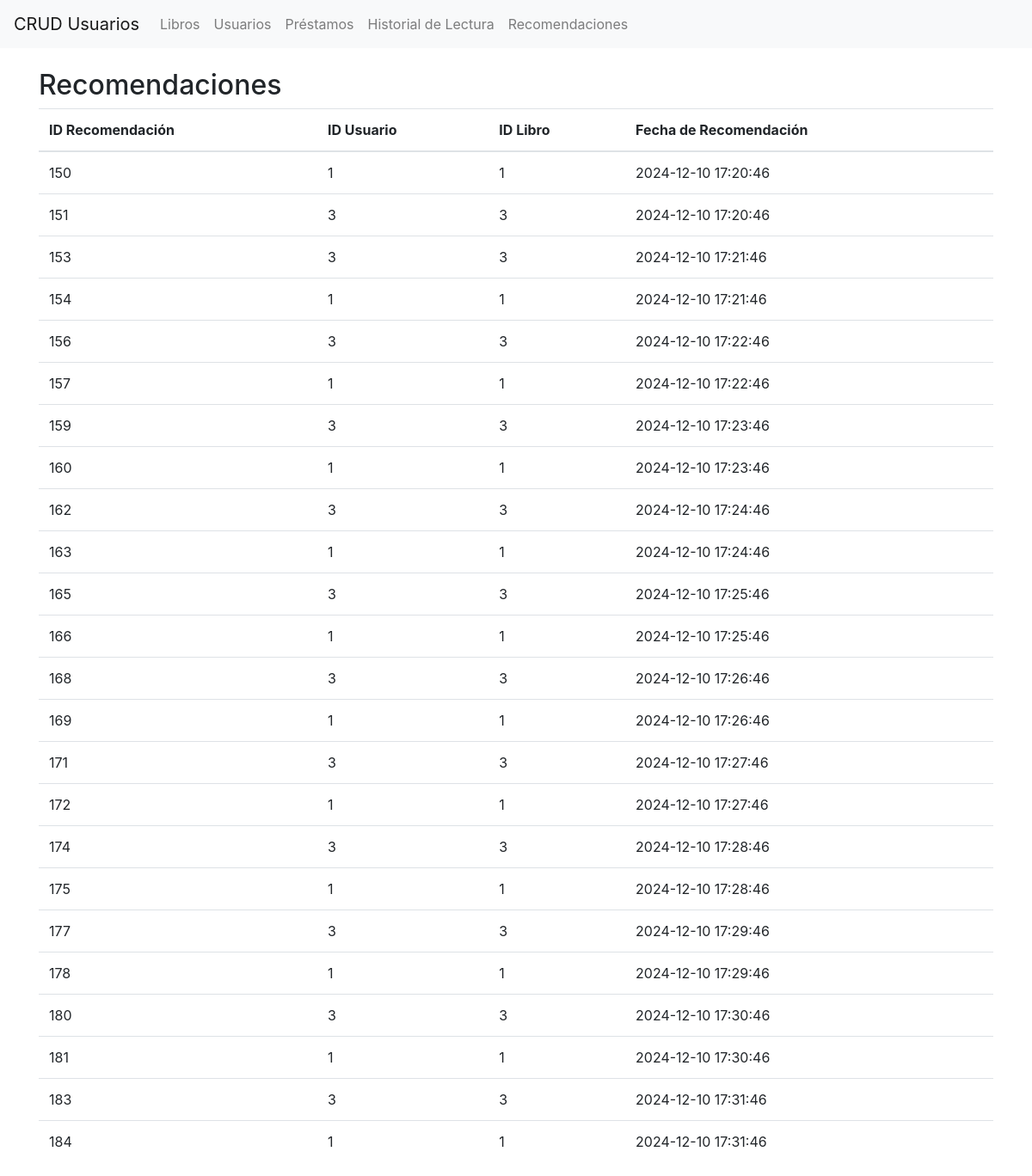
/recomendaciones.php, run on the app's committed database.
### tables this page shows
CREATE TABLE `recomendaciones` (
  `recomendacion_id` int(11) NOT NULL,
  `usuario_id` int(11) DEFAULT NULL,
  `libro_id` int(11) DEFAULT NULL,
  `fecha_recomendacion` datetime DEFAULT current_timestamp()
);

### recomendaciones.php (the view, shortened to what this page needs)
<?php
include($_SERVER['DOCUMENT_ROOT'] . '/mibiblioteca/include/db.php');
try {
    $stmt = $pdo->query("SELECT * FROM recomendaciones");
    $recomendaciones = $stmt->fetchAll(PDO::FETCH_ASSOC);
} catch (Exception $e) {
    echo "Error al obtener las recomendaciones: " . $e->getMessage();
    $recomendaciones = [];
}
?>
<!DOCTYPE html>
<html lang="es">
<head>
    <link href="https://stackpath.bootstrapcdn.com/bootstrap/4.5.2/css/bootstrap.min.css" rel="stylesheet">
</head>
<body>
<nav class="navbar navbar-expand-lg navbar-light bg-light">
        <a class="navbar-brand" href="#">CRUD Usuarios</a>
        <div class="collapse navbar-collapse">
            <ul class="navbar-nav mr-auto">
                <li class="nav-item"><a class="nav-link" href="index.php">Libros</a></li>
                <li class="nav-item"><a class="nav-link" href="usuarios.php">Usuarios</a></li>
                <li class="nav-item"><a class="nav-link" href="prestamos.php">Préstamos</a></li>
                <li class="nav-item"><a class="nav-link" href="historial.php">Historial de Lectura</a></li>
                <li class="nav-item"><a class="nav-link" href="recomendaciones.php">Recomendaciones</a></li>
            </ul>
        </div>
    </nav>
<body>
    <div class="container mt-4">
        <h2>Recomendaciones</h2>
        <table class="table">
            <thead>
                <tr>
                    <th>ID Recomendación</th>
                    <th>ID Usuario</th>
                    <th>ID Libro</th>
                    <th>Fecha de Recomendación</th>
                </tr>
            </thead>
            <tbody>
                <?php if (!empty($recomendaciones)): ?>
                    <?php foreach ($recomendaciones as $item): ?>
                    <tr>
                        <td><?php echo $item['recomendacion_id']; ?></td>
                        <td><?php echo $item['usuario_id']; ?></td>
                        <td><?php echo $item['libro_id']; ?></td>
                        <td><?php echo $item['fecha_recomendacion']; ?></td>
                    </tr>
                    <?php endforeach; ?>
                <?php else: ?>
                    <tr>
                        <td colspan="4">No hay recomendaciones disponibles.</td>
                    </tr>
                <?php endif; ?>
            </tbody>
        </table>
    </div>
</body>
</html>

### data on the page
recomendaciones: recomendacion_id "150", usuario "1", libro "1", fecha_recomendacion "2024-12-10 17:20:46"
recomendaciones: recomendacion_id "151", usuario "3", libro "3", fecha_recomendacion "2024-12-10 17:20:46"
recomendaciones: recomendacion_id "153", usuario "3", libro "3", fecha_recomendacion "2024-12-10 17:21:46"
recomendaciones: recomendacion_id "154", usuario "1", libro "1", fecha_recomendacion "2024-12-10 17:21:46"
recomendaciones: recomendacion_id "156", usuario "3", libro "3", fecha_recomendacion "2024-12-10 17:22:46"
recomendaciones: recomendacion_id "157", usuario "1", libro "1", fecha_recomendacion "2024-12-10 17:22:46"
recomendaciones: recomendacion_id "159", usuario "3", libro "3", fecha_recomendacion "2024-12-10 17:23:46"
recomendaciones: recomendacion_id "160", usuario "1", libro "1", fecha_recomendacion "2024-12-10 17:23:46"
recomendaciones: recomendacion_id "162", usuario "3", libro "3", fecha_recomendacion "2024-12-10 17:24:46"
recomendaciones: recomendacion_id "163", usuario "1", libro "1", fecha_recomendacion "2024-12-10 17:24:46"
recomendaciones: recomendacion_id "165", usuario "3", libro "3", fecha_recomendacion "2024-12-10 17:25:46"
recomendaciones: recomendacion_id "166", usuario "1", libro "1", fecha_recomendacion "2024-12-10 17:25:46"
recomendaciones: recomendacion_id "168", usuario "3", libro "3", fecha_recomendacion "2024-12-10 17:26:46"
recomendaciones: recomendacion_id "169", usuario "1", libro "1", fecha_recomendacion "2024-12-10 17:26:46"
recomendaciones: recomendacion_id "171", usuario "3", libro "3", fecha_recomendacion "2024-12-10 17:27:46"
recomendaciones: recomendacion_id "172", usuario "1", libro "1", fecha_recomendacion "2024-12-10 17:27:46"
recomendaciones: recomendacion_id "174", usuario "3", libro "3", fecha_recomendacion "2024-12-10 17:28:46"
recomendaciones: recomendacion_id "175", usuario "1", libro "1", fecha_recomendacion "2024-12-10 17:28:46"
recomendaciones: recomendacion_id "177", usuario "3", libro "3", fecha_recomendacion "2024-12-10 17:29:46"
recomendaciones: recomendacion_id "178", usuario "1", libro "1", fecha_recomendacion "2024-12-10 17:29:46"
recomendaciones: recomendacion_id "180", usuario "3", libro "3", fecha_recomendacion "2024-12-10 17:30:46"
recomendaciones: recomendacion_id "181", usuario "1", libro "1", fecha_recomendacion "2024-12-10 17:30:46"
recomendaciones: recomendacion_id "183", usuario "3", libro "3", fecha_recomendacion "2024-12-10 17:31:46"
recomendaciones: recomendacion_id "184", usuario "1", libro "1", fecha_recomendacion "2024-12-10 17:31:46"
